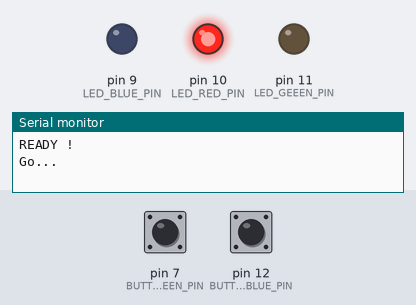
Simulated run of this sketch. Board: Arduino Uno, built with avr-gcc and run on an emulated ATmega328P. Shown: output pins drawn as LEDs (lit = HIGH), the last lines printed to the serial monitor. The inputs (shaded band) are chosen by the test bench; at power-on: pin 7 (BUTTON_GREEN_PIN) HIGH, pin 12 (BUTTON_BLUE_PIN) HIGH. Random numbers use the default seed unless the sketch sets one.

Above: at 2.8 s.
2.9 s: pin 7 (BUTTON_GREEN_PIN) pulled LOW for 0.15 s
At 4.8 s:
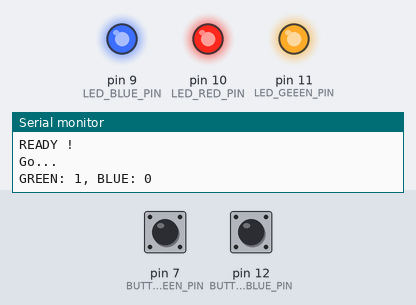
5.5 s: pin 12 (BUTTON_BLUE_PIN) pulled LOW for 3.2 s
At 8.6 s:
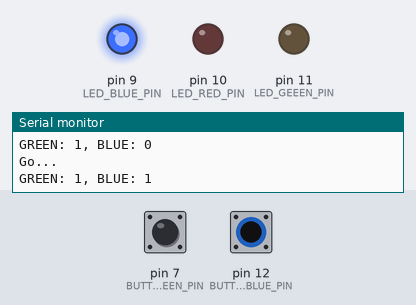
10.8 s: pin 7 (BUTTON_GREEN_PIN) pulled LOW for 3.2 s
At 13.2 s:
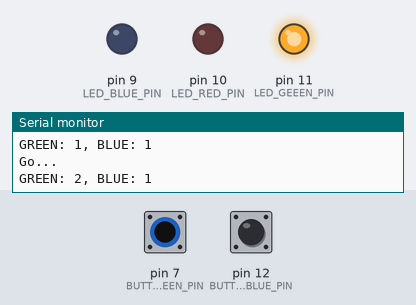
Timing chart, 0 to 14.7 s (numbered marks = the images above; inputs shaded):
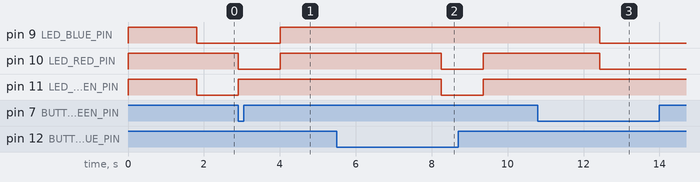

The sketch:

button_game.ino
```cpp
/*
搶答燈
遊戲開始:
1. 燈滅
2. delay(random(1000, 5000)) -> 亮紅燈
3. 若下方BUTTON先按 -> 亮綠燈 (停一秒)
4. 若上方BUTTON先按 -> 亮藍燈 (停一秒)
5. 從 1 開始
三戰二勝
最後透過 Serial.println() 告知藍/綠誰勝利 ?
*/
const int LED_BLUE_PIN = 9; // LED BLUE 燈的接腳( 9 = PIN(PWM))
const int LED_RED_PIN = 10; // LED RED 燈的接腳(10 = PIN(PWM))
const int LED_GEEEN_PIN = 11; // LED GEEEN 燈的接腳(11 = PIN(PWM))
const int BUTTON_GREEN_PIN = 7; // 搶答按鈕的接腳(PIN)
const int BUTTON_BLUE_PIN = 12; // 搶答按鈕的接腳(PIN)
const int DELAY = 100; // 暫停時間 ms
const int WIN_COUNT   =2;  //贏家次數
int flag = 0; // 是否是搶答狀態 ?
int gameOver = false; // 遊戲結束
int greenCount = 0;
int blueCount = 0;


void setup() {
Serial.begin(9600);
pinMode(LED_RED_PIN, OUTPUT);
pinMode(LED_GEEEN_PIN, OUTPUT);
pinMode(LED_BLUE_PIN, OUTPUT);
pinMode(BUTTON_GREEN_PIN, INPUT);
pinMode(BUTTON_BLUE_PIN, INPUT);
// 預設全滅
ledAllOff();
Serial.println("READY !");
}

void loop() {
if (gameOver == false) {
// 遊戲開始
play();
// 判斷贏家
if (greenCount == 2 || blueCount == 2) {
gameOver = true;
if (greenCount == 2) {
Serial.println("GREEN WIN");
} else {
Serial.println("BLUE WIN");}}
}
delay(DELAY);
}


void play() {
if (flag == 0) {
ledAllOff();
delay(random(1000, 5000));
ledRedOn();
Serial.println("Go...");
flag = 1;
}

if (digitalRead(BUTTON_GREEN_PIN) == LOW && flag == 1) {
flag = 0;
greenCount++;
ledGreenOn();
printScore();
delay(1000);
}


if (digitalRead(BUTTON_BLUE_PIN) == LOW && flag == 1) {
flag = 0;
blueCount++;
ledBlueOn();
printScore();
delay(1000);
}}


void printScore() {
Serial.print("GREEN: ");
Serial.print(greenCount);
Serial.print(", BLUE: ");
Serial.println(blueCount);
}


void ledAllOff() {
analogWrite(LED_RED_PIN, 255);
analogWrite(LED_GEEEN_PIN, 255);
analogWrite(LED_BLUE_PIN, 255);
}


void ledRedOn() {
analogWrite(LED_RED_PIN, 255);
analogWrite(LED_GEEEN_PIN, 0);
analogWrite(LED_BLUE_PIN, 0);
}


void ledGreenOn() {
analogWrite(LED_RED_PIN, 0);
analogWrite(LED_GEEEN_PIN, 255);
analogWrite(LED_BLUE_PIN, 0);
}


void ledBlueOn() {
analogWrite(LED_RED_PIN, 0);
analogWrite(LED_GEEEN_PIN, 0);
analogWrite(LED_BLUE_PIN, 255);
}
```

Measured:
- after the input at 2.9 s, pin 9 (LED_BLUE_PIN): LOW → HIGH after 1.1 s; pin 10 (LED_RED_PIN): HIGH → LOW at once, → HIGH 1.1 s later; pin 11 (LED_GEEEN_PIN): LOW → HIGH at once
- after the input at 5.5 s, pin 10 (LED_RED_PIN): HIGH → LOW after 2.8 s, → HIGH 1.1 s later
- after the input at 10.8 s, pin 10 (LED_RED_PIN): HIGH → LOW after 1.6 s
